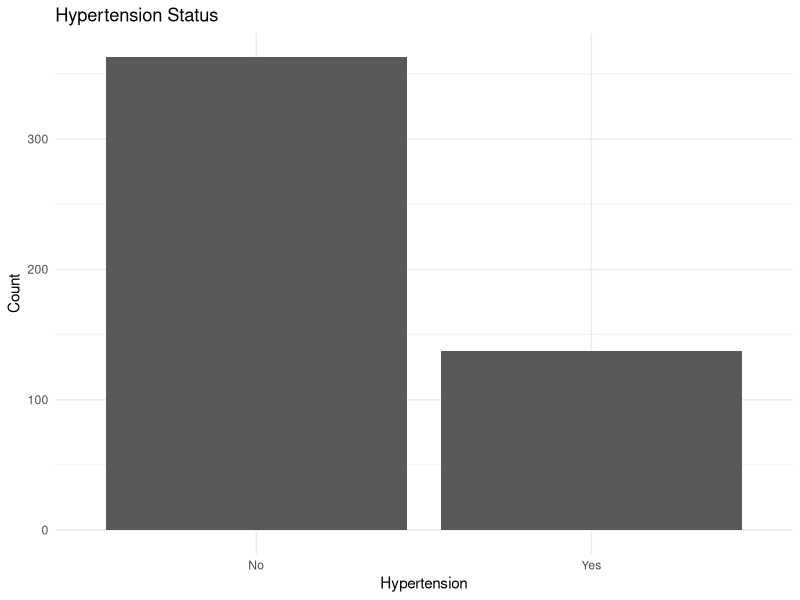
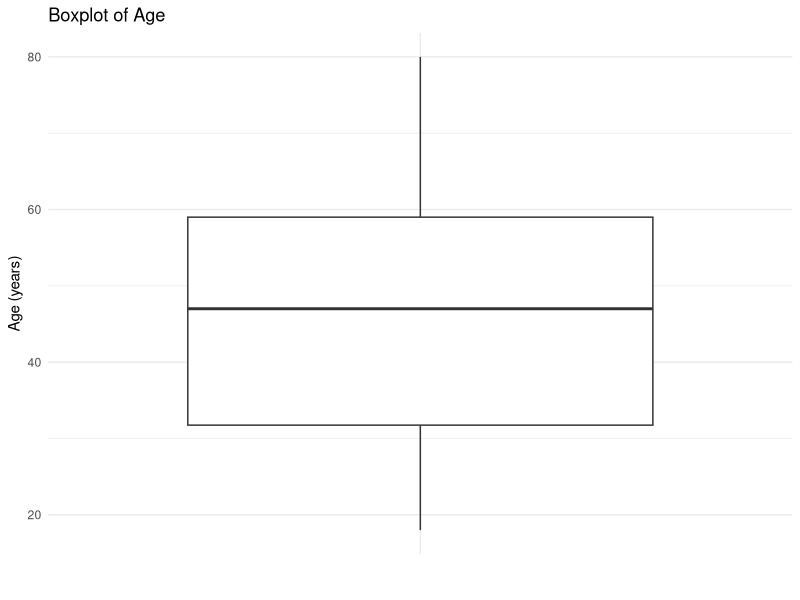
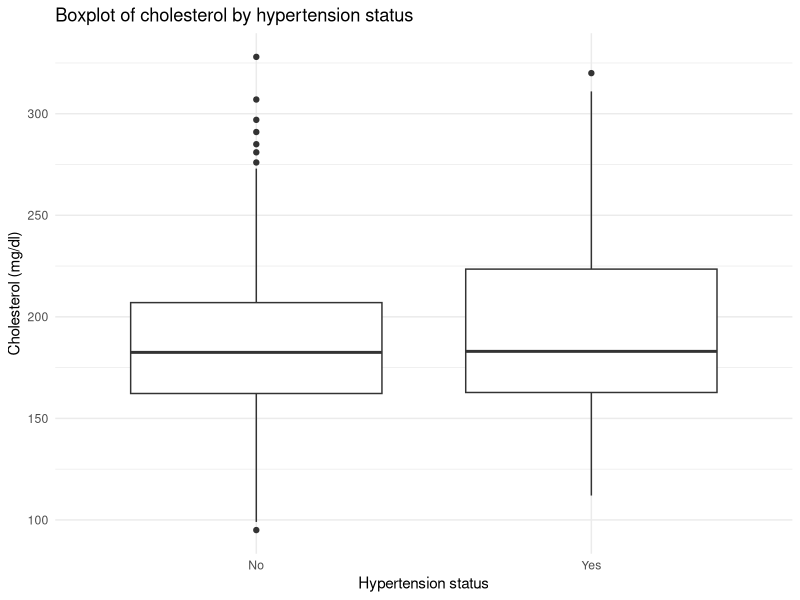
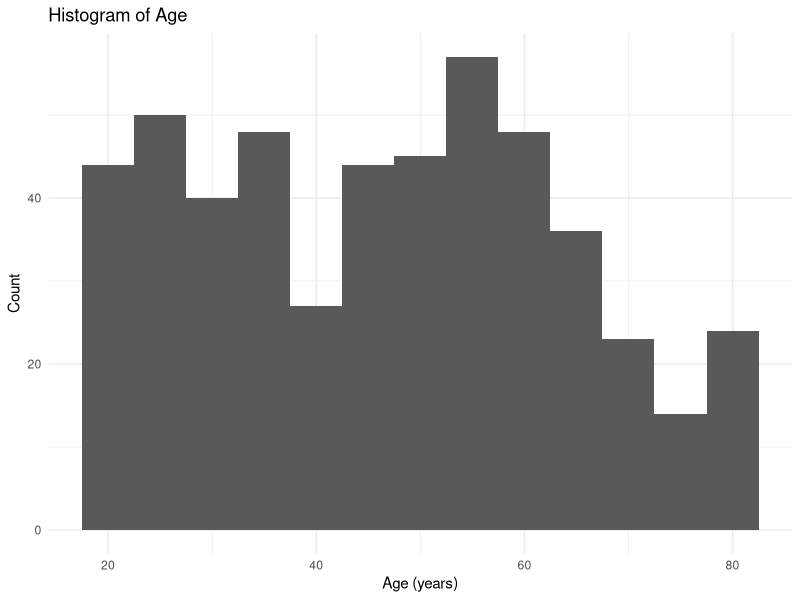
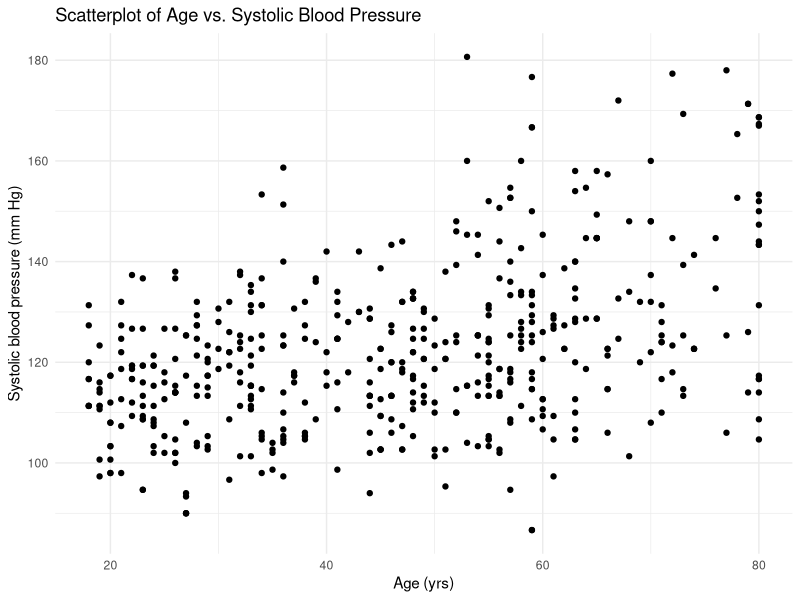
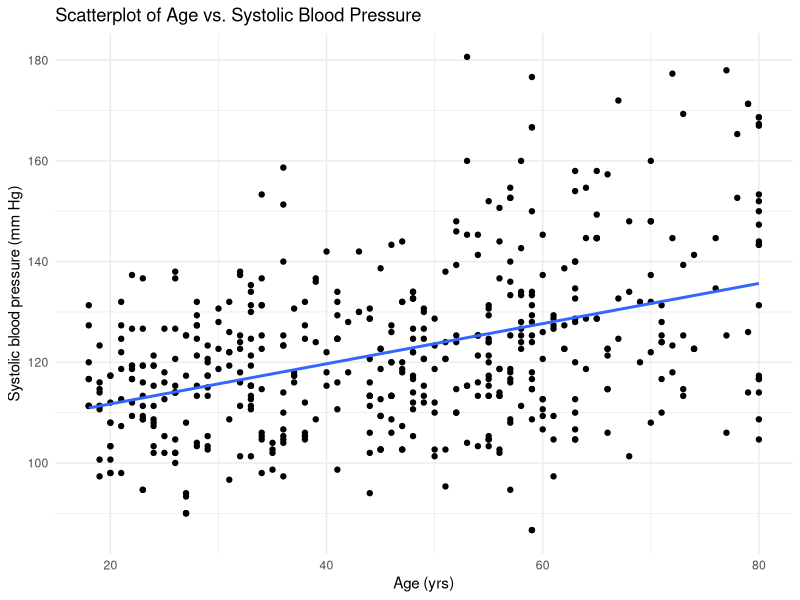

Reproduce these figures in R, in order.
## ---- chunk 1
2 + 2
3^4 * (3 - 3) + 1/2
## ---- chunk 2
x <- 4
y <- 3^4 * (3 - 3) + 1/2
## ---- chunk 3
ls()
## ---- chunk 4
x
y
## ---- chunk 5
x + y
## ---- chunk 6
class(x)
## ---- chunk 7
character_object_A <- "A"
character_object_A
character_object_cat <- "cat"
character_object_cat
class(character_object_cat)
## ---- chunk 8
logical_object_T <- TRUE
logical_object_T
logical_object_F <- FALSE
logical_object_F
class(logical_object_F)
## ---- chunk 9
num_vector <- c(1, 2, 3)
num_vector
class(num_vector)
char_vector <- c("A", "B", "C")
char_vector
class(char_vector)
logi_vector <- c(TRUE, FALSE, TRUE, FALSE)
logi_vector
class(logi_vector)
## ---- chunk 10
2 > 3
2 < 3
2 == 3
3 == 3
2 != 3
2 <= 3
3 >= 3
## ---- chunk 11
x <- c(1, 4, 5)
y <- c("cat", "dog", "goat")

x < 4
y == "goat"
## ---- chunk 12
x <- c(1, 2, 3)
3 %in% x
## ---- chunk 13
num_vec <- c(1, 4.4, 5, 7)
mean_num_vec <- mean(num_vec)
mean_num_vec
## ---- chunk 14
mean_num_vec <- mean(x = num_vec)
mean_num_vec
## ---- chunk 15
# this won't be run!!!
## ---- chunk 16
#| message: FALSE
#| warning: FALSE
# Unccomment the code below to install.
# install.packages("tidyverse")
## ---- chunk 17
#| message: FALSE
#| warning: FALSE
library(tidyverse)
## ---- chunk 18
nhanes <- read.csv("nhanes.csv", 
                   stringsAsFactors = TRUE)
## ---- chunk 19
names(nhanes)
## ---- chunk 20
dim(nhanes)
## ---- chunk 21
head(nhanes)
## ---- chunk 22
str(nhanes)
## ---- chunk 23
summary(nhanes)
## ---- chunk 24
nhanes %>% summary()
## ---- chunk 25
age_piped <- nhanes %>% pull(age)
## ---- chunk 26
age_piped
## ---- chunk 27
nhanes %>% pull(age) %>% summary()
## ---- chunk 28
nhanes %>% summarize(mean_age = mean(age), sd_age = sd(age))
## ---- chunk 29
nhanes %>% pull(hypertension) %>% table()
## ---- chunk 30
nhanes %>% pull(hypertension) %>% table() %>% prop.table()
## ---- chunk 31
nhanes %>% pull(age) %>% head()
nhanes %>% select(age) %>% head()
## ---- chunk 32
nhanes %>% select(age, bp_sys_mmhg, hypertension) %>% head()
## ---- chunk 33
nhanes_hyp <- nhanes %>% filter(hypertension == "Yes")
head(nhanes_hyp)
nhanes_hyp %>% pull(hypertension) %>% table()
## ---- chunk 34
nhanes %>% filter(hypertension == "Yes") %>% pull(age) %>% summary()
## ---- chunk 35
nhanes %>% filter(hypertension == "No") %>% pull(health_insurance) %>% table() %>% prop.table()
## ---- chunk 36
nhanes %>% filter(education == "College graduate" & health_insurance == "Private") %>% head()
## ---- chunk 37
nhanes %>% filter(bp_sys_mmhg < 120 | bp_dia_mmhg < 80) %>% pull(age) %>% summary()
## ---- chunk 38
nhanes %>% filter(hypertension == "No" & income_hh != "$75,000 and above" & age >= 40) %>% pull(bp_sys_mmhg) %>% head()
## ---- chunk 39
# Barplot of hypertension status
nhanes %>%
  count(hypertension) %>%
  ggplot(aes(x = factor(hypertension), y = n)) +
  geom_bar(stat = "identity") +
  labs(title = "Hypertension Status",
       x = "Hypertension",
       y = "Count") +
  theme_minimal()
## ---- chunk 40
# Boxplot of age
nhanes %>%
  ggplot(aes(x = "", y = age)) +
  geom_boxplot() +
  labs(title = "Boxplot of Age",
       x = "",
       y = "Age (years)") +
  theme_minimal()
## ---- chunk 41
# Boxplot of cholesterol by hypertension status
nhanes %>%
  ggplot(aes(x = hypertension, y = chol_total_mgdl)) +
  geom_boxplot() +
  labs(title = "Boxplot of cholesterol by hypertension status",
       x = "Hypertension status",
       y = "Cholesterol (mg/dl)") +
  theme_minimal()
## ---- chunk 42
# Histogram of age
nhanes %>%
  ggplot(aes(x = age)) +
  geom_histogram(binwidth = 5) +
  labs(title = "Histogram of Age",
       x = "Age (years)",
       y = "Count") +
  theme_minimal()
## ---- chunk 43
# Scatterplot of age vs. systolic blood pressure
nhanes %>%
  ggplot(aes(x = age, y = bp_sys_mmhg)) +
  geom_point() +
  labs(title = "Scatterplot of Age vs. Systolic Blood Pressure",
       x = "Age (yrs)",
       y = "Systolic blood pressure (mm Hg)") +
  theme_minimal()
## ---- chunk 44
# Summarize age for those with hypertension
nhanes %>%
  filter(hypertension == "Yes") %>%
  summarize(mean_age_hypertension = mean(age, na.rm = TRUE),
            sd_age_hypertension = sd(age, na.rm = TRUE),
            min_age_hypertension = min(age, na.rm = TRUE),
            max_age_hypertension = max(age, na.rm = TRUE))
## ---- chunk 45
# Summarize age by hypertension status
nhanes %>%
  group_by(hypertension) %>%
  summarize(mean_age = mean(age, na.rm = TRUE),
            sd_age = sd(age, na.rm = TRUE),
            min_age = min(age, na.rm = TRUE),
            max_age = max(age, na.rm = TRUE))
## ---- chunk 46
# Create high cholesterol variable for those with cholesterol of at least 240
nhanes <- nhanes %>%
  mutate(high_cholesterol = ifelse(chol_total_mgdl >= 240, 1, 0))
## ---- chunk 47
chol_hyp <- nhanes %>% 
  filter(hypertension == "Yes") %>%
		pull(chol_total_mgdl)
t.test(chol_hyp, mu = 191)
## ---- chunk 48
private_ins_hyp <- nhanes %>% 
  # restrict to those with hypertension
  filter(hypertension == "Yes") %>% 
  # create new var which is T/F of health insurance
  mutate(isprivate = health_insurance == "Private") %>% 
  # pull the new column
  pull(isprivate)
# number with private health insurance
x = sum(private_ins_hyp)
# sample size
n = sum(!is.na(private_ins_hyp))
## ---- chunk 49
binom.test(x = x, n = n, p = 0.5)
## ---- chunk 50
prop.test(x = x, n = n, p = 0.5)
## ---- chunk 51
chol_nohyp <- nhanes %>% 
  filter(hypertension == "No") %>%
		pull(chol_total_mgdl)
t.test(chol_hyp, chol_nohyp)
## ---- chunk 52
my.table <- nhanes %>%
  select(hypertension, health_insurance) %>%
  table(deparse.level=2)
my.table
chisq.test(my.table)
## ---- chunk 53
model <- lm(bp_sys_mmhg ~ age, data = nhanes)
model
summary(model)
confint(model)
## ---- chunk 54
nhanes %>%
  ggplot(aes(x = age, y = bp_sys_mmhg)) +
  geom_point() +
  geom_smooth(method = "lm", se = FALSE) +
  labs(title = "Scatterplot of Age vs. Systolic Blood Pressure",
       x = "Age (yrs)",
       y = "Systolic blood pressure (mm Hg)") +
  theme_minimal()
